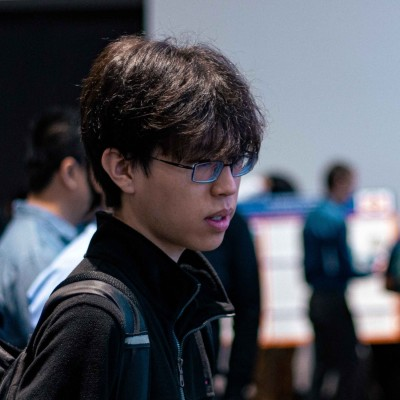
#> input picture assets/profilepic.jpg, 400 x 400 px
$ python gif_cleaner_script.py --input profilepic.jpg --output out.png
#> lines starting #> are read from the running program, lines starting #| are printed output that depends on the picture; after the words box and inside, x2 and y2 are one past the last pixel; in counts of white or black regions, pixels touching at a corner belong together
import argparse
import os
from PIL import Image, ImageSequence
import numpy as np
import scipy.ndimage
import cv2


# ------------------------
# From script1
# ------------------------
def remove_white_outline_and_fill(input_path, output_path):
#> called with input_path = 'profilepic.jpg', output_path = '__intermediate__.gif'
    gif = Image.open(input_path)
#> gif is the input picture: PIL image 400x400 RGB; mean R, G, B 78.6, 80.6, 88.6
    frames = []
    durations = []

    for frame in ImageSequence.Iterator(gif):
        rgba = frame.convert("RGBA")
        arr = np.array(rgba)

        transparent = arr[..., 3] == 0
        background = scipy.ndimage.binary_fill_holes(~transparent)
        hole_mask = transparent & ~background

        arr[hole_mask] = [255, 255, 255, 255]

        new_frame = Image.fromarray(arr, mode="RGBA")
        frames.append(new_frame)
        durations.append(frame.info.get('duration', 20))
#> this loop made 1 pass
#> after the loop, durations = [20]; frames = 1 item

    frames[0].save(
        output_path,
        save_all=True,
        append_images=frames[1:],
        loop=0,
        disposal=2,
        transparency=0,
        duration=durations
    )


# ------------------------
# From script2
# ------------------------
def erode_alpha(image, erosion_size=1):
    image = image.convert("RGBA")
    data = np.array(image)

    alpha = data[..., 3]
    mask = (alpha > 0).astype(np.uint8) * 255
    kernel = np.ones((3, 3), np.uint8)
    eroded_mask = cv2.erode(mask, kernel, iterations=erosion_size)
    data[..., 3] = eroded_mask

    return Image.fromarray(data, mode="RGBA")


def process_gif_erosion(input_path, output_path, erosion_size=1):
#> called with input_path = '__intermediate__.gif', output_path = 'out.png', erosion_size = 1
    original = Image.open(input_path)
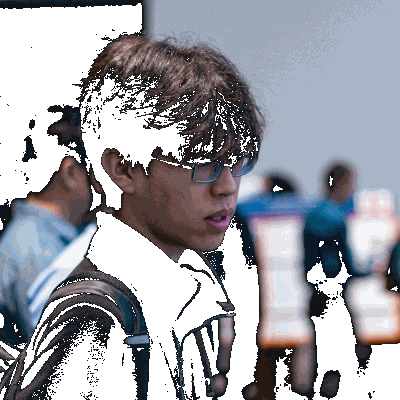
#> original: PIL image 400x400 P; mean R, G, B, A 77.9, 80, 88.2, 171.9; transparent parts drawn white
    frames = []
    durations = []

    for frame in ImageSequence.Iterator(original):
        eroded_frame = erode_alpha(frame.copy(), erosion_size=erosion_size)
        durations.append(frame.info.get('duration', 20))
        frames.append(eroded_frame)
#> this loop made 1 pass
#> kernel in erode_alpha on pass 1: [[1, 1, 1], [1, 1, 1], [1, 1, 1]]
#> pass 1, in erode_alpha, `alpha = data[..., 3]`:
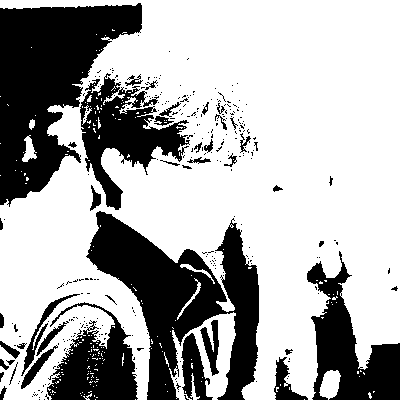
#> alpha: shape (400, 400); 67.4% white; 301 black regions (259 under 20 px), largest, box (x1, y1, x2, y2) and area: (0, 3, 142, 207) 15243, (86, 211, 259, 400) 14545, (307, 251, 400, 400) 6103
#> pass 1, in erode_alpha, `eroded_mask = cv2.erode(mask, kernel, iterations=erosion_size)`:
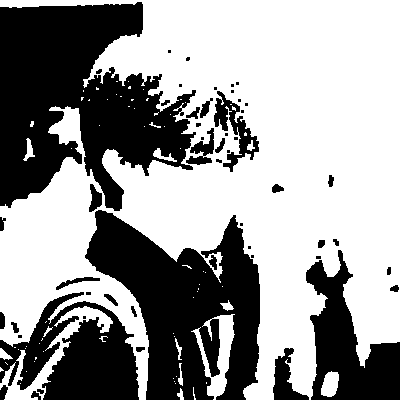
#> eroded_mask: shape (400, 400); 60.3% white; 53 black regions (23 under 20 px), largest, box (x1, y1, x2, y2) and area: (0, 2, 196, 211) 25083, (85, 210, 260, 400) 18580, (0, 292, 139, 400) 8617
#> pass 1, in process_gif_erosion, `eroded_frame = erode_alpha(frame.copy(), erosion_size=erosion_size)`:
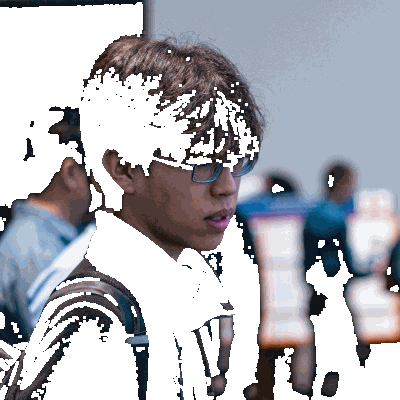
#> eroded_frame: PIL image 400x400 RGBA; mean R, G, B, A 77.9, 80, 88.2, 153.8; transparent parts drawn white
#> after the loop, durations = [20]; frames = 1 item

#> (the run stopped early here; a loop or call above may not have finished)
